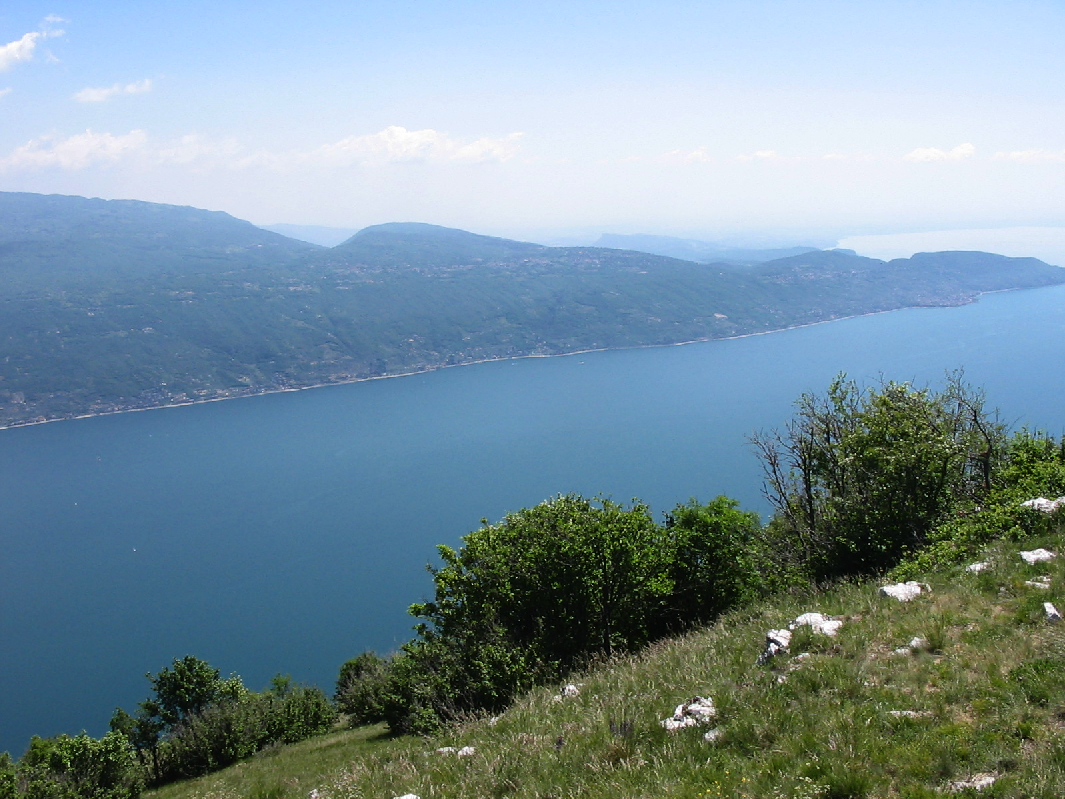
%> input picture hw/data_image_stitching/im1.png, 1065 x 799 px
$ octave hwp1.m   (GNU Octave 9; MATLAB toolbox functions it lacks are replaced by stand-ins)
%> lines starting %> are read from the running program, lines starting %| are printed output that depends on the picture; in (x1, y1, x2, y2) boxes, pixels count from 0 and x2, y2 are one past the last pixel; in counts of white or black regions, pixels touching at a corner belong together; the program's own positions count from 1
%> further down, orig_img is the input picture: size 799x1065x3 uint8; mean R, G, B 120.4, 144.4, 155.7
### hw/stitch/SiftMain.m
function RESULT = SiftMain(img)
%% Initialization
% Here, the x-axis correspond to coloum, while the y-axis correspond to row
[~,~,ColorChannel] = size(img);
if ColorChannel > 1
    img = rgb2gray(img);
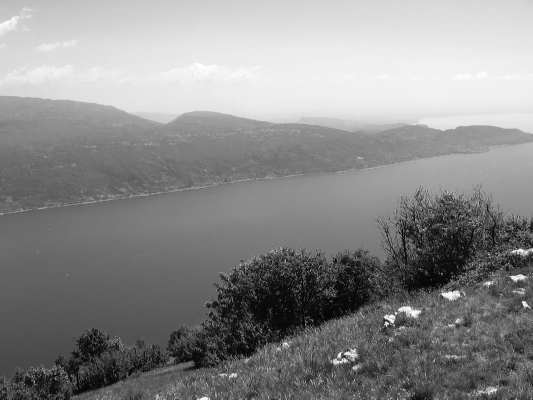
%> img: size 799x1065 uint8 (shown at 1/2 size); min 0, max 255, mean 138.5
end
img = double(img)/255;
%> img: size 799x1065 double
ScaleSpaceNum = 3; % number of scale space intervals
SigmaOrigin = 2^0.5; % default sigma
ScaleFactor = 2^(1/ScaleSpaceNum);
StackNum = ScaleSpaceNum + 3; % number of stacks = number of scale space intervals + 3
OctaveNum = 3;
GaussianFilterSize = 21;
OctaveImage = {OctaveNum,StackNum}; % save the Gaussian-filtered results of image
OctaveImageDiff = {OctaveNum,StackNum-1}; % save the Difference of Gaussian-filtered results of image


%% Gaussian Convolution of Images in Each Octave
ImgOctave = cell(OctaveNum,1);
for Octave = 1:OctaveNum
    Sigma = SigmaOrigin * 2^(Octave-1); % when up to a new octave, double the sigma
    ImgOctave{Octave} = imresize(img, 2^(-(Octave-1)));
    for s = 1:StackNum
        SigmaScale = Sigma * ScaleFactor^(s-2);
        % calculate Guassian kernel
        GaussianFilter = fspecial('gaussian',[GaussianFilterSize,GaussianFilterSize],SigmaScale);
        % do convolution with Gassian kernel
        OctaveImage{Octave,s} = imfilter(ImgOctave{Octave}, GaussianFilter,'symmetric');
    end
end
%> after the loop, ImgOctave = 3 items; OctaveImage = 18 items
% calculate difference of Gaussian (in original paper eq.1)
for Octave = 1:OctaveNum
    for s = 1:StackNum-1
        OctaveImageDiff{Octave,s} = OctaveImage{Octave,s+1} - OctaveImage{Octave,s};
    end
end
%> after the loop, OctaveImageDiff = 15 items
%% Find the local minima and maxima between stacks
DiffMinMaxMap = cell(OctaveNum,StackNum-3);
for Octave = 1:OctaveNum
    for s = 2:size(OctaveImageDiff,2)-1
        CompareDiffImg = zeros(size(OctaveImage{Octave,1},1)-2,size(OctaveImage{Octave,1},2)-2,27);
        indx = 0; % 3rd dimension indx for CompareDiffImg
        for s2 = s-1:s+1
            for k = 1:9
                [i,j] = ind2sub([3,3],k);
                CompareDiffImg(:,:,indx+k) = OctaveImageDiff{Octave,s2}(i:end-3+i,j:end-3+j);
            end
            indx = indx + 9;
        end
        [~,MinMap] = min(CompareDiffImg,[],3);
        MinMap = (MinMap == 14);
        [~,MaxMap] = max(CompareDiffImg,[],3);
        MaxMap = (MaxMap == 14);
        DiffMinMaxMap{Octave,s-1} = MinMap + MaxMap; % the center indx is 9 + 5 = 14
    end
end
%> after the loop, DiffMinMaxMap = 9 items

%% Accurate keypoint localization
UnstableExtremaThreshold = 0.03; % set the threshold as 0.03 (the same as the original paper)
DiffMinMaxMapAccurate = DiffMinMaxMap;
%> DiffMinMaxMapAccurate = 9 items
for Octave = 1:OctaveNum
    Sigma = SigmaOrigin * 2^(Octave-1);
    for DiffMinMaxMapIndx = 1:size(DiffMinMaxMap,2)
        Map = DiffMinMaxMap{Octave,DiffMinMaxMapIndx};
        SSCindx = find(Map); % Scale-Space-Corner Index
        if isempty(SSCindx)
            continue;
        end
        for ssc = 1:length(SSCindx)
            [Row,Col] = ind2sub([size(Map,1),size(Map,2)], SSCindx(ssc));
            if (Row <= 1) || (Row >= size(Map,1)) || (Col <= 1) || (Col >= size(Map,2))
                DiffMinMaxMapAccurate{Octave,DiffMinMaxMapIndx}(Row,Col) = 0; % discard out of matrix boundary
                continue;
            end
            RowDiff = OctaveImageDiff{Octave,DiffMinMaxMapIndx+1}(Row+1,Col) - OctaveImageDiff{Octave,DiffMinMaxMapIndx+1}(Row-1,Col);
            ColDiff = OctaveImageDiff{Octave,DiffMinMaxMapIndx+1}(Row,Col+1) - OctaveImageDiff{Octave,DiffMinMaxMapIndx+1}(Row,Col-1);
            ScaleDiff = OctaveImageDiff{Octave,DiffMinMaxMapIndx+2}(Row,Col) - OctaveImageDiff{Octave,DiffMinMaxMapIndx}(Row,Col);
            offset = [2; 2; Sigma * ScaleFactor^(DiffMinMaxMapIndx) - Sigma * ScaleFactor^(DiffMinMaxMapIndx-2)];
            DxHat = OctaveImageDiff{Octave,DiffMinMaxMapIndx+1}(Row,Col) + 0.5 * ([RowDiff,ColDiff,ScaleDiff] * offset);
            if abs(DxHat) < UnstableExtremaThreshold
                DiffMinMaxMapAccurate{Octave,DiffMinMaxMapIndx}(Row,Col) = 0; % discard unstable extrema
            end
        end
    end
end
%% Eliminating edge responses
gamma = 10; % set the threshold gamma as 10 (the same as the original paper)
DetermineThreshold = (gamma + 1)^2 / gamma;
DiffMinMaxMapNoEdge = DiffMinMaxMapAccurate;
%> DiffMinMaxMapNoEdge = 9 items
for Octave = 1:OctaveNum
    for DiffMinMaxMapIndx = 1:size(DiffMinMaxMap,2)
        Map = DiffMinMaxMapAccurate{Octave,DiffMinMaxMapIndx};
        SSCindx = find(Map); % Scale-Space-Corner Index
        if isempty(SSCindx)
            continue;
        end
        for ssc = 1:length(SSCindx)
            [Row,Col] = ind2sub([size(Map,1),size(Map,2)], SSCindx(ssc));
            if (Row <= 1) || (Row >= size(Map,1)) || (Col <= 1) || (Col >= size(Map,2))
                DiffMinMaxMapNoEdge{Octave,DiffMinMaxMapIndx}(Row,Col) = 0; % discard out of matrix boundary
                continue;
            end
            Dyy = OctaveImageDiff{Octave,DiffMinMaxMapIndx+1}(Row+1,Col) - 2*OctaveImageDiff{Octave,DiffMinMaxMapIndx+1}(Row,Col) + OctaveImageDiff{Octave,DiffMinMaxMapIndx+1}(Row-1,Col);
            Dxx = OctaveImageDiff{Octave,DiffMinMaxMapIndx+1}(Row,Col+1) - 2*OctaveImageDiff{Octave,DiffMinMaxMapIndx+1}(Row,Col) + OctaveImageDiff{Octave,DiffMinMaxMapIndx+1}(Row,Col-1);
            Dxy = OctaveImageDiff{Octave,DiffMinMaxMapIndx+1}(Row-1,Col+1) - OctaveImageDiff{Octave,DiffMinMaxMapIndx+1}(Row-1,Col-1) - OctaveImageDiff{Octave,DiffMinMaxMapIndx+1}(Row+1,Col+1) + OctaveImageDiff{Octave,DiffMinMaxMapIndx+1}(Row+1,Col-1);
            TrH = Dxx + Dyy;
            DetH = Dxx*Dyy - Dxy^2;
            if ((TrH^2 / DetH) >= DetermineThreshold)
                DiffMinMaxMapNoEdge{Octave,DiffMinMaxMapIndx}(Row,Col) = 0; % discard unstable extrema
            end
        end
    end
end

%% SIFT feature descriptors generation
% the patch size for dominant orientation calculation is 9;
% the patch size for feature transformation is 16;
DominantOrientation = cell(size(DiffMinMaxMap));
%> DominantOrientation = {[], [], [], [], [], [], [], [], []}
SIFT = cell(size(DiffMinMaxMap));
%> SIFT = {[], [], [], [], [], [], [], [], []}
for Octave = 1:OctaveNum
    Sigma = SigmaOrigin * 2^(Octave-1); % when up to a new octave, double the sigma
    for DiffMinMaxMapIndx = 1:size(DiffMinMaxMap,2)
        stack = DiffMinMaxMapIndx+1;
        SigmaScale = Sigma * ScaleFactor^(stack-2);
        GaussianSmoothedImage = OctaveImage{Octave,stack};
        Map = DiffMinMaxMapNoEdge{Octave,DiffMinMaxMapIndx};
        SSCindx = find(Map); % Scale-Space-Corner Index
        if isempty(SSCindx)
            continue;
        end
        DomOri = zeros(length(SSCindx),2,36); % first column is for sita, second column is for magnitude
        sift = zeros(length(SSCindx),128,36);
        for ssc = 1:length(SSCindx)
            [Row,Col] = ind2sub([size(Map,1),size(Map,2)], SSCindx(ssc));
            Row = Row+1; Col = Col+1; % offset = [1,1];
            if (Row <= 10) || (Row >= size(GaussianSmoothedImage,1)-8) || (Col <= 10) || (Col >= size(GaussianSmoothedImage,2)-8)
                % skip if out of boundary
                continue;
            end
            % magnitude and sita of sample points in the patch
            mag = ((GaussianSmoothedImage(Row-8:Row+7,Col-7:Col+8) - GaussianSmoothedImage(Row-8:Row+7,Col-9:Col+6)).^2 + (GaussianSmoothedImage(Row-7:Row+8,Col-8:Col+7) - GaussianSmoothedImage(Row-9:Row+6,Col-8:Col+7)).^2).^0.5;
            sita = atan2((GaussianSmoothedImage(Row-7:Row+8,Col-8:Col+7) - GaussianSmoothedImage(Row-9:Row+6,Col-8:Col+7)),(GaussianSmoothedImage(Row-8:Row+7,Col-7:Col+8) - GaussianSmoothedImage(Row-8:Row+7,Col-9:Col+6)));
            sita = mod(sita + 2*pi, 2*pi); % the range of atan2 function is -pi~pi, map it to 0~2*pi
            % Dominant orientation calculation
            GaussianFilter = fspecial('gaussian',[9,9],1.5*SigmaScale);
            Dmag = mag(5:13,5:13).* GaussianFilter; % magnitude is weighted by gaussian filter
            sitaquantize = mod(sita(5:13,5:13) + pi/36,2*pi);
            sitaquantize = floor(sitaquantize / (2*pi/36));
            sitabin = zeros(36,1);
            for patchindx = 1:9^2
                sitabin(sitaquantize(patchindx)+1) = sitabin(sitaquantize(patchindx)+1) + Dmag(patchindx);
            end
            maxsitabin = max(sitabin);
            DominantOriBin = find((sitabin / maxsitabin) >= 0.8); % duplicate the feature when non-maximum magnitude of orientation is also big
            DominantOriSita = (DominantOriBin-1)*(2*pi/36);
            DomOri(ssc,1,1:length(DominantOriSita)) = DominantOriSita;
            DomOri(ssc,2,1:length(DominantOriSita)) = sitabin((sitabin / maxsitabin) >= 0.8);
            % SIFT feature calculation
            for DomOriIndx = 1:length(DominantOriSita)
                GaussianFilter = fspecial('gaussian',[16,16],8);
                Smag = mag.* GaussianFilter;
                sitaquantize = mod(sita - DominantOriSita(DomOriIndx) + pi/8 + 2*pi,2*pi);
                sitaquantize = floor(sitaquantize / (2*pi/8));
                sitabin = zeros(8,4,4);
                for patchindx = 1:16^2
                    [row,col] = ind2sub([16,16], patchindx);
                    row = floor((row-1)/4)+1;
                    col = floor((col-1)/4)+1;
                    sitabin(sitaquantize(patchindx)+1,row,col) = sitabin(sitaquantize(patchindx)+1,row,col) + Smag(patchindx);
                end
                sitabin = bsxfun(@times,sitabin,sum(sitabin.^2,1).^(-0.5)); % normalize the vector
                sitabin(sitabin > 0.2) = 0.2; % threshold the maximum value as 0.2
                sitabin = bsxfun(@times,sitabin,sum(sitabin.^2,1).^(-0.5)); % renormalize
                sift(ssc,:,DomOriIndx) = sitabin(:);
            end
        end
        DominantOrientation{Octave,DiffMinMaxMapIndx} = DomOri;
        SIFT{Octave,DiffMinMaxMapIndx} = sift;
    end
end
%> after the loop, DominantOrientation = 9 items; SIFT = 9 items

%% Show results (this part of code is just for verification, and is a mess...)
% [58 lines of commented-out code are left out]
RESULT.DO = DominantOrientation;
%> RESULT.DO = 9 items
RESULT.MAP = DiffMinMaxMapNoEdge;
%> RESULT.MAP = 9 items
RESULT.img = img;
end

### hw/stitch/hwp1.m
image_sets = {'im1', 'im2'};
data_loc = 'data_image_stitching/';
ext = '.png';

for i = 1:size(image_sets, 2)
orig_img = imread([data_loc image_sets{i} ext]);
rgb_img = orig_img;
SIFT = SiftMain(orig_img);
show_SIFT_results(SIFT, rgb_img)
%> in show_SIFT_results, `imgWithPoints = img*0.5;`:
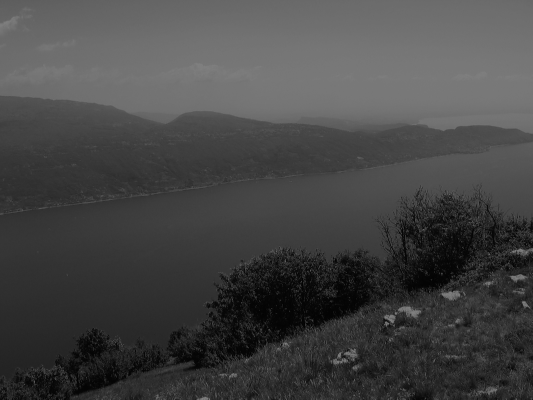
%> imgWithPoints: size 799x1065 double (shown at 1/2 size); min 0, max 0.5, mean 0.272
%> after the loop in show_SIFT_results, `for i = 1:3`:
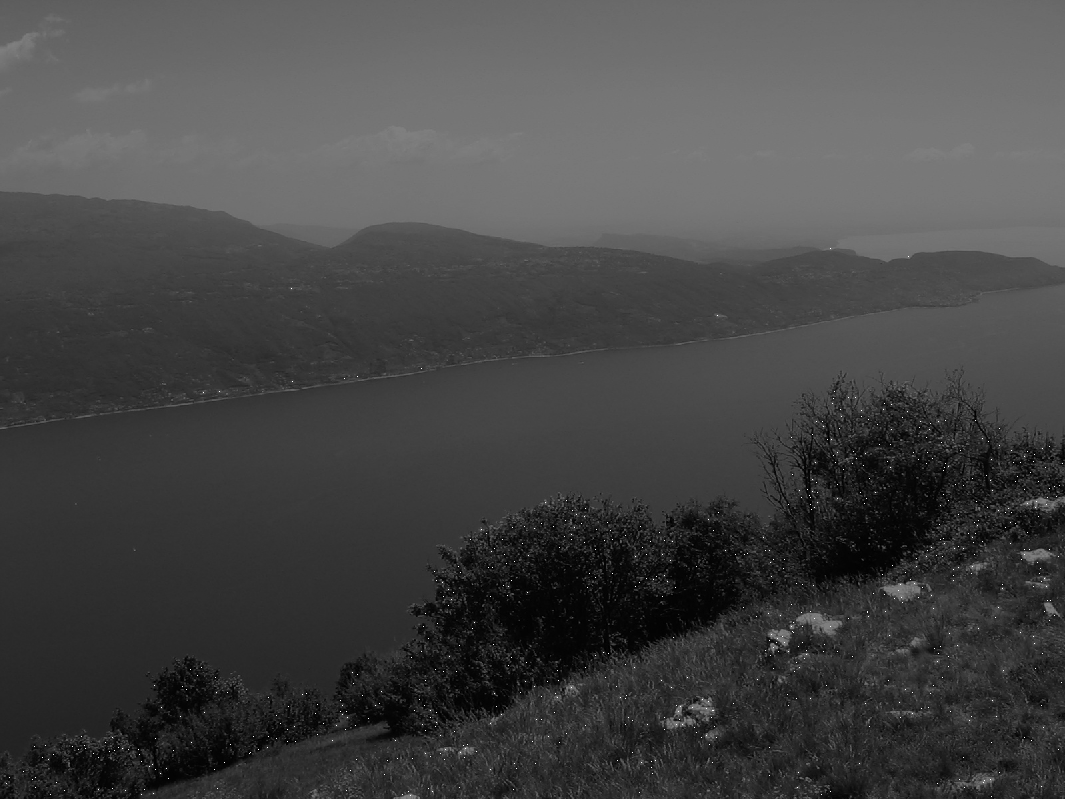
%> imgWithPoints: size 799x1065 double; 0.08% of pixels changed, all inside (x1, y1, x2, y2) = (6, 248, 1063, 797)
%> after the loop in show_SIFT_results, `for i = 1:3`:
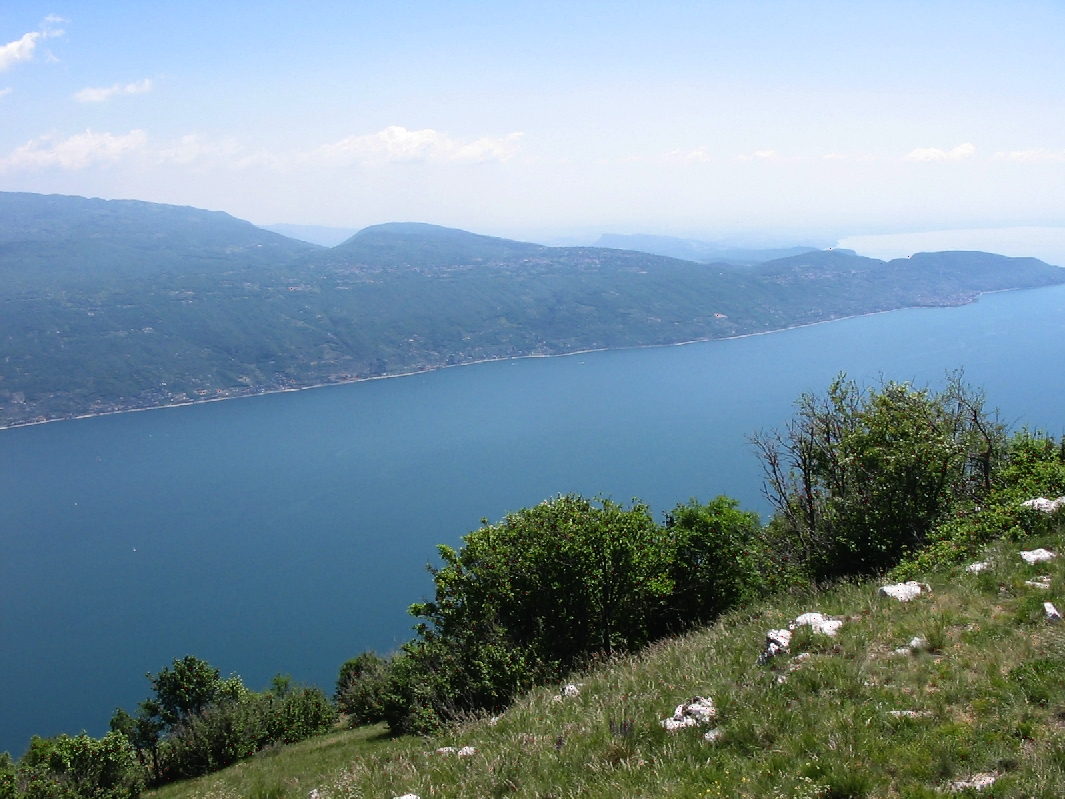
%> rgb_img: size 799x1065x3 uint8; 0.08% of pixels changed, all inside (x1, y1, x2, y2) = (6, 248, 1063, 797)
end
%> pass 2 of the loop `for i = 1:size(image_sets, 2)`:
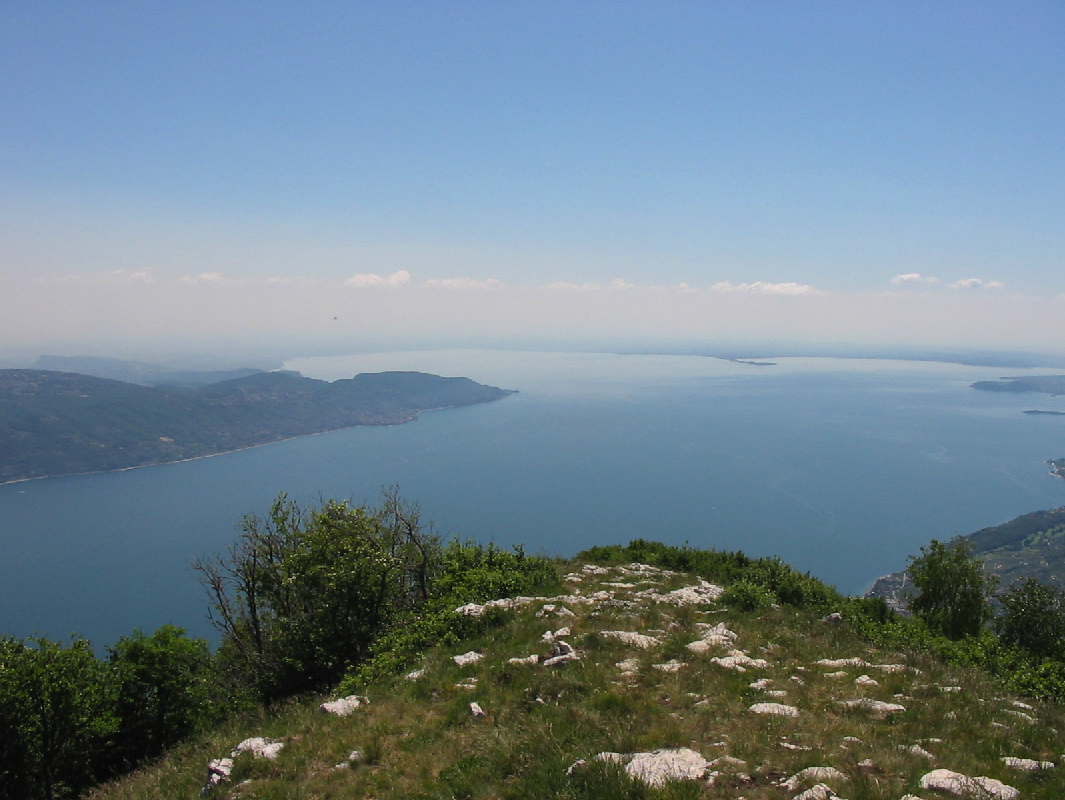
%> input picture hw/data_image_stitching/im2.png, 1065 x 800 px
%> orig_img is the input picture: size 800x1065x3 uint8; mean R, G, B 110.9, 130.3, 141.9
%> after the loop in show_SIFT_results (call 2), `for i = 1:3`:
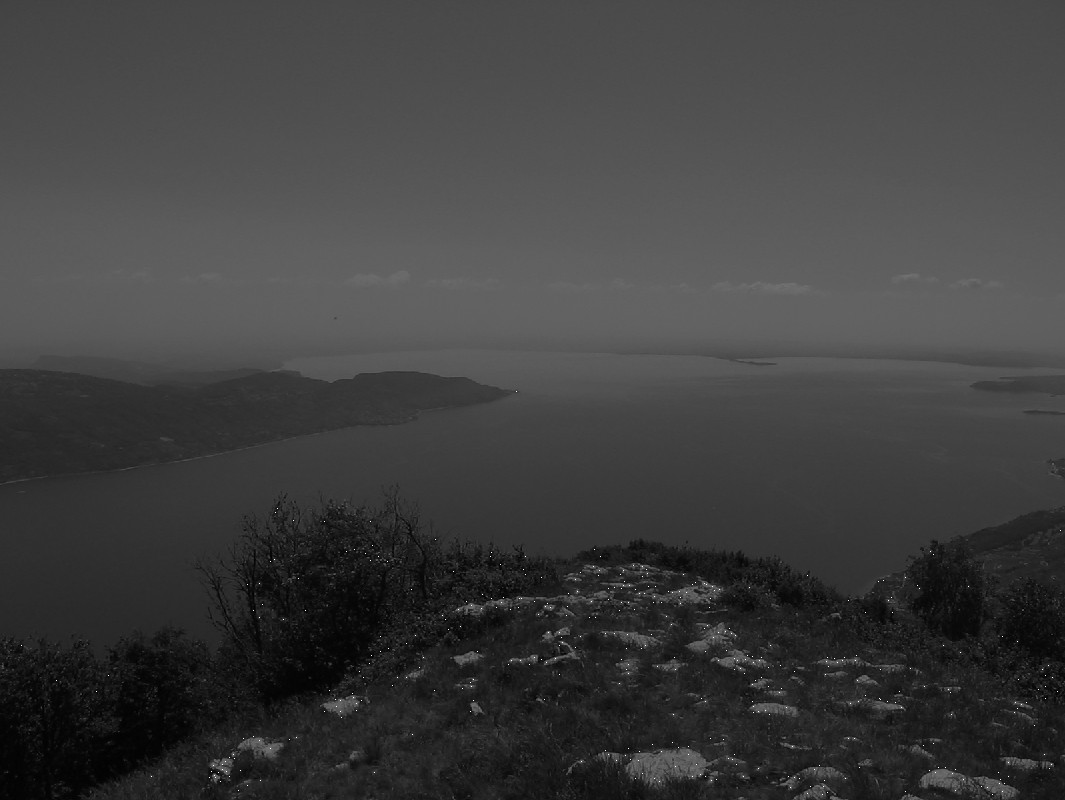
%> imgWithPoints: size 800x1065 double; min 0.00392, max 1, mean 0.247
%> after the loop in show_SIFT_results (call 2), `for i = 1:3`:
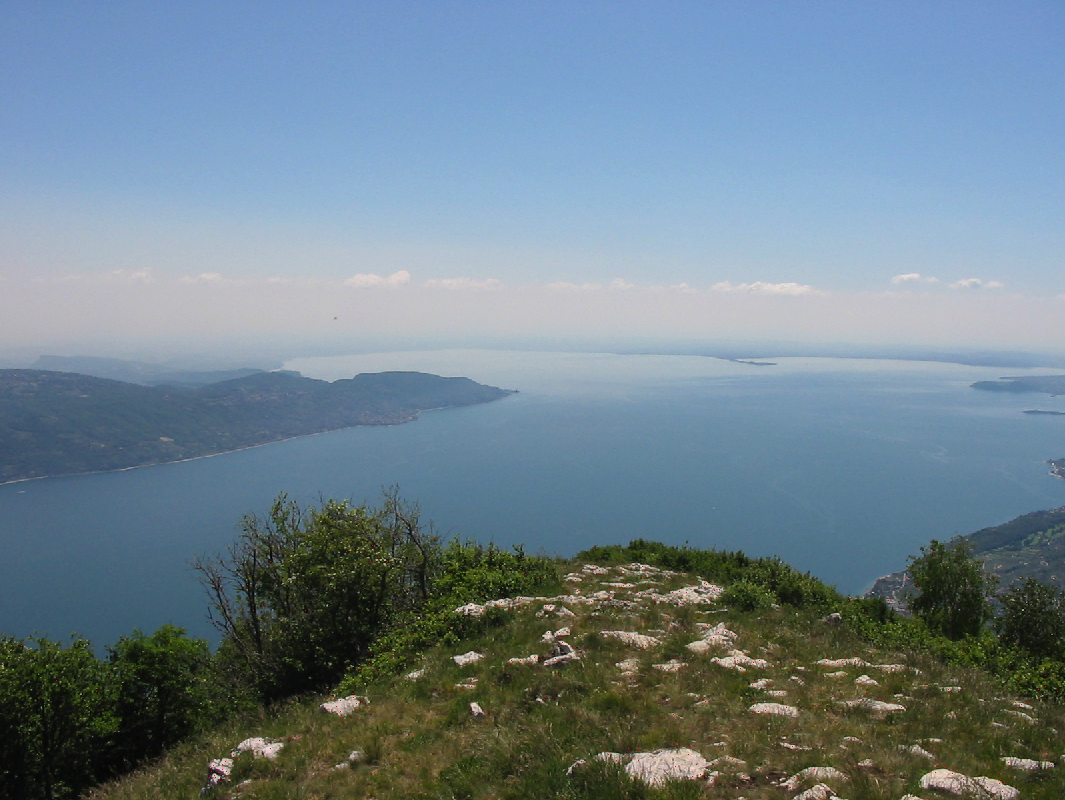
%> rgb_img: size 800x1065x3 uint8; 0.05% of pixels changed, all inside (x1, y1, x2, y2) = (21, 391, 1061, 795)

function show_SIFT_results(SIFT, rgb_img)
DominantOrientation = SIFT.DO;
DiffMinMaxMapNoEdge = SIFT.MAP;
img = SIFT.img;
imgWithPoints = img*0.5;
for i = 1:3
for j = 1:3
for k = 1:2
if isempty(DominantOrientation{i,j})
continue
end
Map = DiffMinMaxMapNoEdge{i,j};
SSCindx = find(Map); % Scale-Space-Corner Index
for ssc = 1:length(SSCindx)
    [Row,Col] = ind2sub([size(Map,1),size(Map,2)], SSCindx(ssc));
    Row = Row*2^(i-1)+1; Col = Col*2^(i-1)+1; % offset = [1,1];
    if (Row > size(img,1)) || (Col > size(img,2))
        continue
    end
    imgWithPoints(Row,Col) = 1;
    rgb_img(Row,Col,1) = 255;
    rgb_img(Row,Col,2) = 0;
    rgb_img(Row,Col,3) = 0;
end
end
end
end
figure,imshow(uint8(imgWithPoints*255));
figure;imshow(rgb_img)
end
